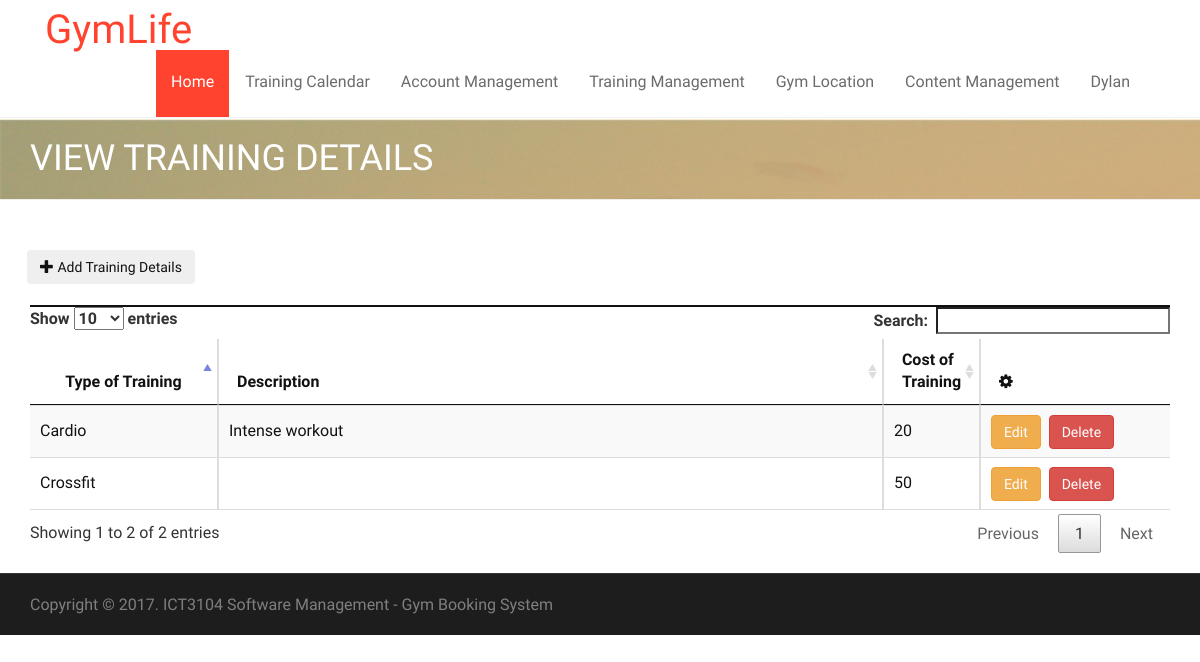
/admin/trainingDetails.php (signed in), run on the app's committed database.
### tables this page shows
CREATE TABLE IF NOT EXISTS `trainings` (
`trainingID` int(11) NOT NULL,
  `trainingType` varchar(255) NOT NULL,
  `description` varchar(255) NOT NULL,
  `cost` double NOT NULL
);

### db.class.php (called while the page is built, shortened)
<?php
class DB {
  protected static $mdb = null;
  public static function getMDB() {
    $mdb = DB::$mdb;
    if ($mdb === null) {
      $mdb = DB::$mdb = new MeekroDB();
    }
    return $mdb;
  }
  public static function query() { $args = func_get_args(); return call_user_func_array(array(DB::getMDB(), 'query'), $args); }
}
class MeekroDB {
  public $encoding = 'latin1';
  public $connect_options = array(MYSQLI_OPT_CONNECT_TIMEOUT => 30);
  public $internal_mysql = null;
  public function __construct($host=null, $user=null, $password=null, $dbName=null, $port=null, $encoding=null) {
    if ($encoding === null) $encoding = DB::$encoding;
    $this->encoding = $encoding;
  }
  public function get() {
    $mysql = $this->internal_mysql;
    if (!($mysql instanceof MySQLi)) {
      $mysql = new mysqli();
      foreach ($this->connect_options as $key => $value) {
        $mysql->options($key, $value);
      }
      $mysql->set_charset($this->encoding);
      $this->internal_mysql = $mysql;
    }
    return $mysql;
  }
  protected function preparseQueryParams() {
    $args = func_get_args();
    $sql = trim(strval(array_shift($args)));
    $args_all = $args;
    if (count($args_all) == 0) return array($sql);
    $chunkyQuery = array();
    return $chunkyQuery;
  }
  protected function parseQueryParams() {
    $args = func_get_args();
    $chunkyQuery = call_user_func_array(array($this, 'preparseQueryParams'), $args);
    $query = '';
    foreach ($chunkyQuery as $chunk) {
      if (is_string($chunk)) {
        $query .= $chunk;
        continue;
      }
      $result = '';
      $query .= $result;
    }
    return $query;
  }
  protected function prependCall($function, $args, $prepend) { array_unshift($args, $prepend); return call_user_func_array($function, $args); }
  public function query() { $args = func_get_args(); return $this->prependCall(array($this, 'queryHelper'), $args, 'assoc'); }
  protected function queryHelper() {
    $args = func_get_args();
    $type = array_shift($args);
    $db = $this->get();
    $is_buffered = true;
    $row_type = 'assoc';
    $full_names = false;
    $sql = call_user_func_array(array($this, 'parseQueryParams'), $args);
    $result = $db->query($sql, $is_buffered ? MYSQLI_STORE_RESULT : MYSQLI_USE_RESULT);
    $return = array();
    while ($row = ($row_type == 'assoc' ? $result->fetch_assoc() : $result->fetch_row())) {
      $return[] = $row;
    }
    return $return;
  }
}
?>

### admin/trainingDetails.php (the view, shortened to what this page needs)
<!doctype html>
<html lang="en">
    <head>
        <link rel="stylesheet" href="../asset/bootstrap/css/bootstrap.min.css" type="text/css">
        <link rel="stylesheet" href="../asset/font-awesome/css/font-awesome.min.css" type="text/css">
        <link rel="stylesheet" href="../asset/css/owl.carousel.css" type="text/css">
        <link rel="stylesheet" href="../asset/css/owl.theme.css" type="text/css">
        <link rel="stylesheet" href="../asset/css/owl.transitions.css" type="text/css">
        <link rel="stylesheet" type="text/css" href="../asset/css/animate.css">
        <link rel="stylesheet" type="text/css" href="../asset/css/lightbox.css">
        <link rel="stylesheet" type="text/css" href="../asset/css/style.css">
        <link rel="stylesheet" type="text/css" href="../asset/css/responsive.css">
        <link rel="stylesheet" type="text/css" href="../asset/css/table.css">
        <link rel="stylesheet" href="../asset/plugins/sweetalert-master/sweet-alert.css">
        <link rel="stylesheet" href="../asset/plugins/DataTables/css/jquery.dataTables.css">
    </head>
    <body>
        <?php require_once('../header.php'); ?>
        <div class="page-header">
            <div class="overlay">
                <div class="container">
                    <div class="row">
                        <div class="col-md-12">
                            <h1>View Training Details</h1>
                        </div>
                    </div>
                </div>
            </div>
        </div>
        <section id="about-section" class="about-section">
            <div class="container">
                <div class="row">
				&nbsp;&nbsp;&nbsp;<button type="button" class="btn" onclick="location.href='addTrainingDetails.php'"><span class="glyphicon glyphicon-plus"></span>  Add Training Details</button>
				<br><br>
                    <div class="col-md-12">
                        <div class="panel panel-default panel-table">
                            <div class="panel-heading">
                            </div>
                            <div class="panel-body">
                                <table id="trainings" class="table table-striped table-bordered table-list" width="100%">
                                    <thead>
                                        <tr>
                                            <th class="col-md-2">Type of Training</th>
                                            <th class="col-md-7">Description</th>
                                            <th class="col-md-1">Cost of Training</th>
                                            <th class="col-md-2" data-sortable="false"><em class="fa fa-cog"></th>
                                        </tr>
                                    </thead>
                                    <tbody>
                                        <?php
                                        $record = DB::query("SELECT * FROM trainings");
                                        foreach ($record as $row) {
                                            echo "<tr>";
                                            echo "<td>" . $row['trainingType'] . "</td>";
                                            echo "<td>" . $row['description'] . "</td>";
                                            echo "<td>" . $row['cost'] . "</td>";
                                            echo "<td>";
                                            echo "<button class='btn btn-warning' onclick=\"location.href ='editTraining.php?id=" . $row['trainingID'] . "' \">Edit</button> &nbsp;";
                                            echo "<button class='btn btn-danger' onclick='dlt(\"" . $row['trainingID'] . "\")'>Delete</button>";
                                            echo "</td>";
                                            echo "</tr>";
                                        }
                                        ?>
                                    </tbody>
                                </table>
                            </div>
                        </div>
                    </div>
                </div>
            </div>
        <div id="copyright-section" class="copyright-section">
            <div class="container">
                <div class="row">
                    <div class="col-md-7">
                        <div class="copyright">
                            Copyright © 2017. ICT3104 Software Management - Gym Booking System</a>
                        </div>
                    </div>
                </div>
            </div>
        </div>
</body>
</html>

### asset/css/lightbox.css (style rules this page uses)
body:after { content: url(../images/close.png) url(../images/loading.gif) url(../images/prev.png) url(../images/next.png); display: none; }

### asset/css/style.css (style rules this page uses)
body { font-family: 'PT Sans Narrow', Arial, sans-serif; font-size: 16px; color: #111; line-height: 21px; -webkit-font-smoothing: antialiased !important; -moz-osx-font-smoothing: grayscale !important; text-rendering: optimizeLegibility !important; font-smoothing: antialiased !important; vertical-align: baseline; }
h1, h2, h3, h4, h5, h6 { font-family: 'Oswald', Arial, sans-serif; font-weight: 400; text-transform: uppercase; margin-top: 0; margin-bottom: 0; }
.page-header { background: url(../images/banner.jpg) no-repeat; padding: 20px 0; margin-top: 1px; }
.page-header h1 { color: #fff; }
#about-section { padding-top: 30px; padding-bottom: 130px; //background: url(../images/parallax/bg-01.jpg) no-repeat; background-size: cover; background-position: center; }
.panel { border-radius: 0; border: none !important; box-shadow: none !important }
.panel-default > .panel-heading { background: transparent; border: 1px solid #111; border-radius: none; font-weight: 400; }
.panel-body { padding: 15px 10px; border: none !important; color: #111; font-size: 16px; background-color: transparent !important; }
.panel-heading { padding: 0; border-top-left-radius: 0; border-top-right-radius: 0; }
.copyright-section { border-top: 1px solid #363636; font-size: 12px; padding: 20px 0; background: #1d1d1d; color: #7f7f7f; }
.copyright { font-size: 16px; }

### asset/css/table.css (style rules this page uses)
.panel-table .panel-body { padding:0; }
.panel-table .panel-body .table-bordered { border-style: none; margin:0; }
.panel-table .panel-body .table-bordered > thead > tr > th:first-of-type { text-align:center; width: 100px; }
.panel-table .panel-body .table-bordered > thead > tr > th:last-of-type, .panel-table .panel-body .table-bordered > tbody > tr > td:last-of-type { border-right: 0px; }
.panel-table .panel-body .table-bordered > thead > tr > th:first-of-type, .panel-table .panel-body .table-bordered > tbody > tr > td:first-of-type { border-left: 0px; }
.panel-table .panel-body .table-bordered > tbody > tr:first-of-type > td { border-bottom: 0px; }
.panel-table .panel-body .table-bordered > thead > tr:first-of-type > th { border-top: 0px; }
.panel-table .panel-body .table-bordered > tbody > tr > td { line-height: 34px; }

### data on the page
trainings: trainingType "Cardio", description "Intense workout", cost "20"
trainings: trainingType "Crossfit", cost "50"

### other printed values
$_SESSION['name'] "Dylan"
